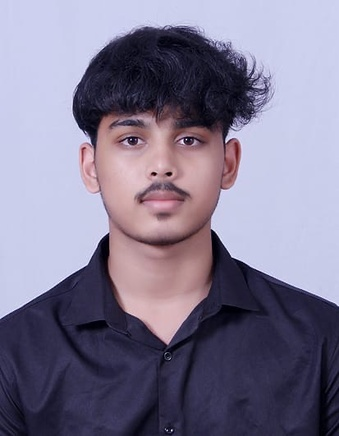
#> input picture imgs/test_1.jpg, 339 x 436 px, shrunk from 413 x 531 before the run
$ python colour_extracting.py
#> lines starting #> are read from the running program, lines starting #| are printed output that depends on the picture; after the words box and inside, x2 and y2 are one past the last pixel; in counts of white or black regions, pixels touching at a corner belong together
import cv2
import numpy as np

#FINDING THE AVERAGE SKIN TONE BY MASKING THE SKIN REGION AND AVERAGING IT
face = cv2.imread('imgs/test_1.jpg')
#> face is the input picture: shape (436, 339, 3); mean B, G, R 144.6, 121.1, 127.1
cv2.imshow("Face",face)

converted_face = cv2.cvtColor(face,cv2.COLOR_BGR2YCrCb)
#> converted_face: shape (436, 339, 3); mean of channels 0, 1, 2 125.5, 129.1, 138.8

lower_range_0 = np.array( [0,133,77] )
upper_range_0 = np.array( [255,190,127] )
skin_range_0 = cv2.inRange( converted_face , lower_range_0 ,upper_range_0 )
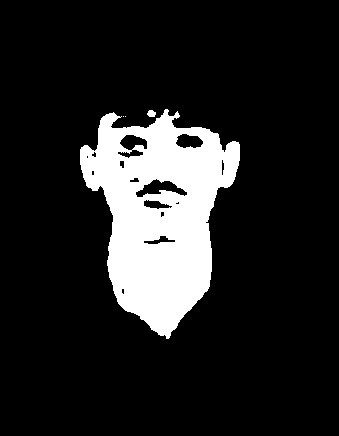
#> skin_range_0: shape (436, 339); 14% white; 4 white regions (2 under 20 px), largest, box (x1, y1, x2, y2) and area: (80, 109, 240, 339) 20712, (147, 110, 156, 117) 49
mask_face = cv2.bitwise_and( converted_face , converted_face , mask=skin_range_0 )
#> mask_face: shape (436, 339, 3); mean of channels 0, 1, 2 21, 20.7, 17.4

skin_mask_face = mask_face[np.where((mask_face != [0,0,0]).all(axis=2))]

if len(skin_mask_face)>0:
    avg_skin_colour=np.mean(skin_mask_face,axis=0)
#> avg_skin_colour = [149.6, 147.4, 123.8]
    face_avg_skin_colour_ycrcb = np.array(avg_skin_colour)
#> face_avg_skin_colour_ycrcb = [149.6, 147.4, 123.8]
    face_avg_skin_colour_ycrcb = face_avg_skin_colour_ycrcb.reshape((1,1,3))
#> face_avg_skin_colour_ycrcb = [[149.6, 147.4, 123.8]]
    face_avg_skin_colour_bgr = cv2.cvtColor(face_avg_skin_colour_ycrcb.astype(np.uint8),cv2.COLOR_YCrCb2BGR)
#> face_avg_skin_colour_bgr = [[140, 137, 176]]
    f_b,f_g,f_r = face_avg_skin_colour_bgr[0,0]
#> f_b = 140; f_g = 137; f_r = 176
    print(f"Average Face Color ",f_b,f_g,f_r)
#| Average Face Color  140 137 176
else:
    print("No skin pixels detected!")

#FINDING THE REGION ON THE MESH WHICH IS TO BE CHANGED THE COLOUR
image = cv2.imread('imgs/bodyMesh.png')
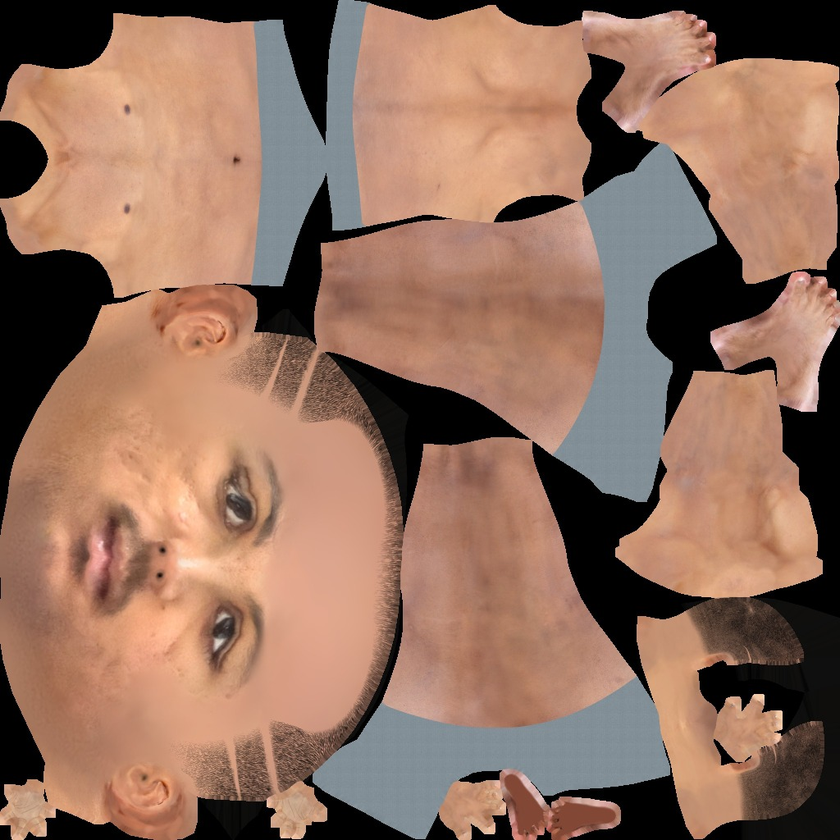
#> input picture imgs/bodyMesh.png, 840 x 840 px, shrunk from 1024 x 1024 before the run
#> image is the input picture: shape (840, 840, 3); mean B, G, R 95, 112.4, 147
cv2.imshow("Reference Mesh",image)

converted_img = cv2.cvtColor(image,cv2.COLOR_BGR2YCrCb)
#> converted_img: shape (840, 840, 3); mean of channels 0, 1, 2 120.8, 146.7, 113.4

lower_range = np.array( [0,133,77] ) #np.array([0, 133, 77])
upper_range= np.array( [255,190,127] ) #np.array([255, 173, 127])
skin_range = cv2.inRange( converted_img , lower_range,upper_range )
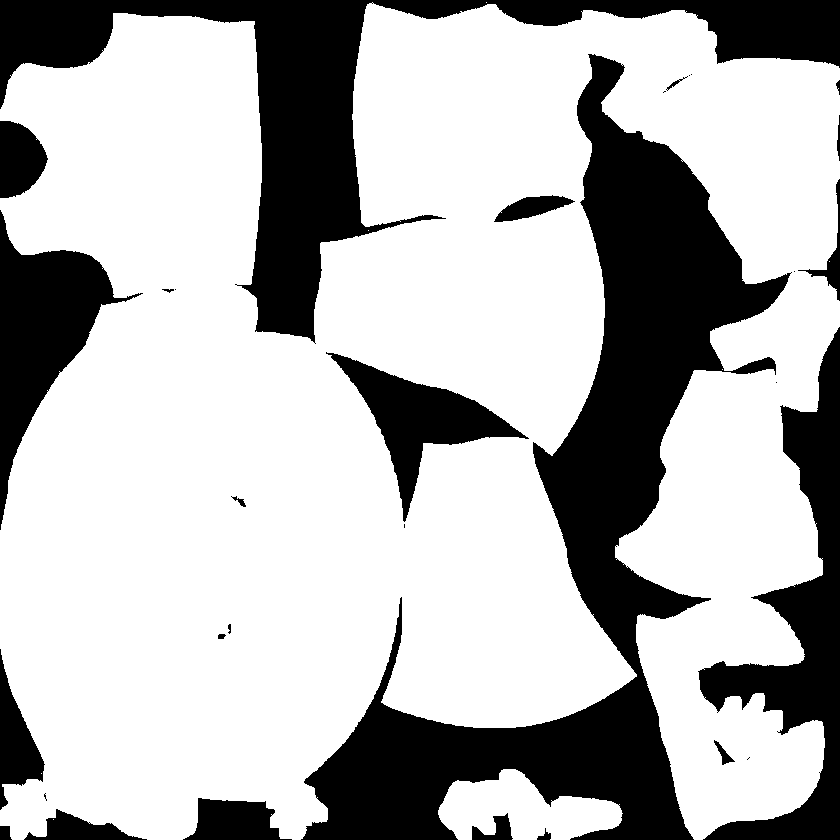
#> skin_range: shape (840, 840); 70.6% white; 31 black regions (9 under 20 px), largest, box (x1, y1, x2, y2) and area: (301, 54, 792, 840) 92652, (0, 0, 840, 344) 52912, (698, 327, 840, 840) 23374
mask = cv2.bitwise_and( converted_img , converted_img , mask=skin_range )
#> mask: shape (840, 840, 3); mean of channels 0, 1, 2 106.1, 109.8, 75.2

skin_mask = mask[np.where((mask != [0,0,0]).all(axis=2))]

if len(skin_mask)>0:
    avg_skin_colour=np.mean(skin_mask,axis=0)
#> avg_skin_colour = [150.2, 155.5, 106.5]
    avg_skin_colour_ycrcb = np.array(avg_skin_colour)
#> avg_skin_colour_ycrcb = [150.2, 155.5, 106.5]
    avg_skin_colour_ycrcb = avg_skin_colour_ycrcb.reshape((1,1,3))
#> avg_skin_colour_ycrcb = [[150.2, 155.5, 106.5]]
    avg_skin_colour_bgr = cv2.cvtColor(avg_skin_colour_ycrcb.astype(np.uint8),cv2.COLOR_YCrCb2BGR)
#> avg_skin_colour_bgr = [[111, 138, 188]]
    b,g,r = avg_skin_colour_bgr[0,0]
#> b = 111; g = 138; r = 188
    print(f"Average Skin Color ",b,g,r)
#| Average Skin Color  111 138 188
else:
    print("No skin pixels detected!")

#NOW ONLY CALCULATING THE VALUES OF THE SKIN TONES FOR THE MASKED REGION
result = image.copy()
skin_pixels = skin_range > 0
result = result.astype(np.float32)
color_ratios = np.array([f_b/b if b != 0 else 1,
                        f_g/g if g != 0 else 1,
                        f_r/r if r != 0 else 1], dtype=np.float32)
#> color_ratios = [1.26, 0.993, 0.936]

result[skin_pixels] = np.clip(
    result[skin_pixels] * color_ratios,
    0, 255
)
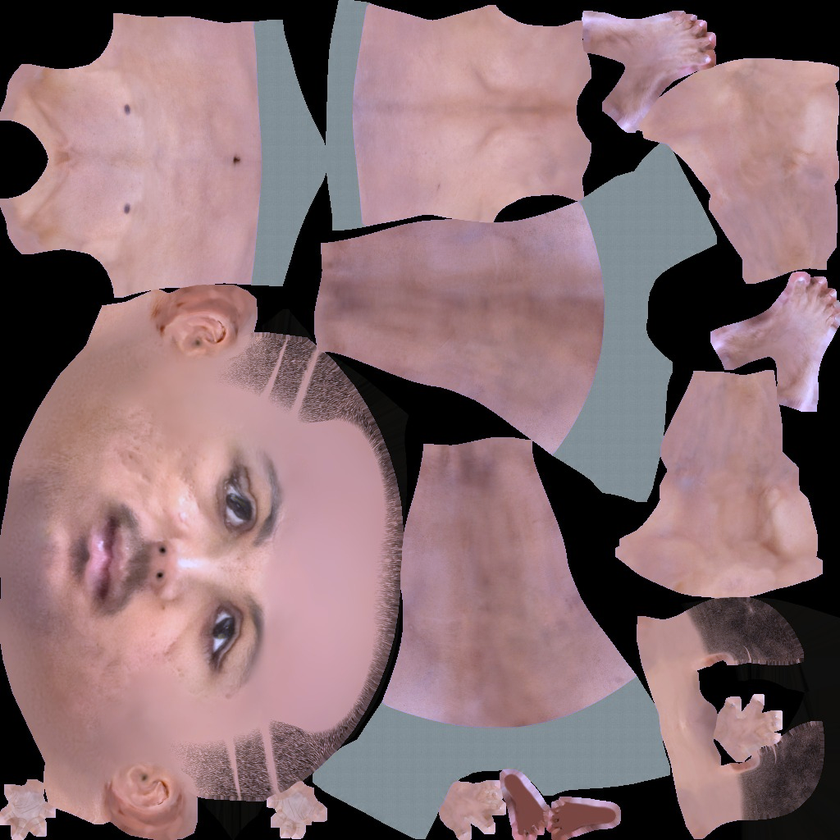
#> result: shape (840, 840, 3) float32; mean B, G, R 115.7, 111.8, 138.4
result = result.astype(np.uint8)

cv2.imshow("Skin Tone Changed Mesh", result)
cv2.imwrite("testing_akshay.png",result)
cv2.waitKey()
cv2.destroyAllWindows()
